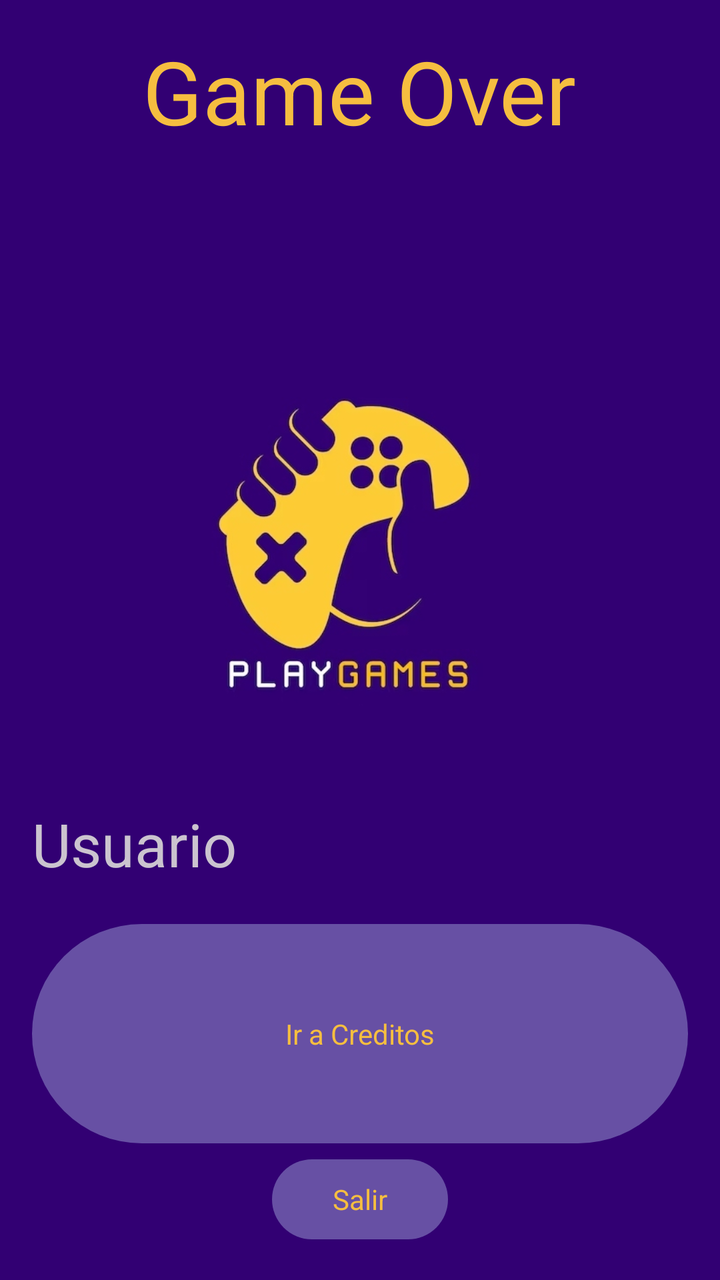
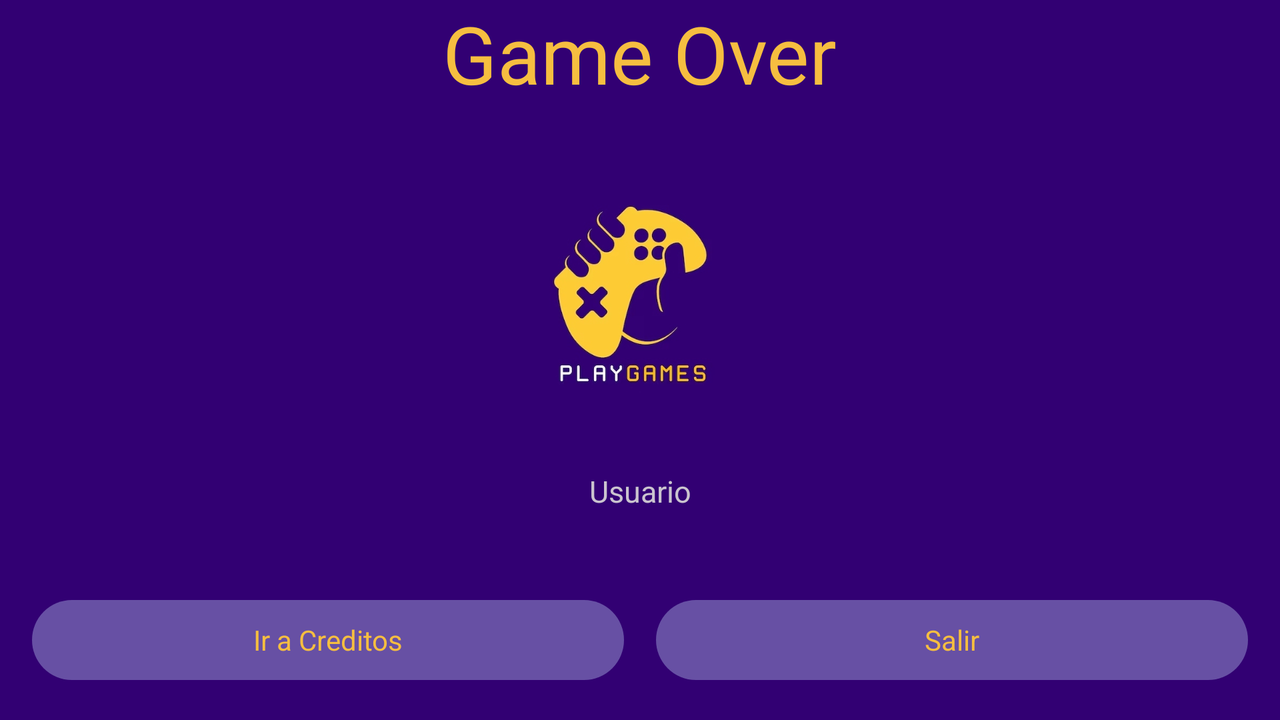

First picture: res/layout/ on a phone held upright. Second picture: the repository's own variant of that layout, on a device whose configuration matches the variant's folder. Source for both follows.
<!-- AndroidManifest.xml: application theme Theme.GameOver -->
<!-- res/layout/fragment_main.xml -->
<?xml version="1.0" encoding="utf-8"?>
<androidx.constraintlayout.widget.ConstraintLayout
    xmlns:android="http://schemas.android.com/apk/res/android"
    xmlns:tools="http://schemas.android.com/tools"
    android:layout_width="match_parent"
    android:layout_height="match_parent"
    tools:context=".MainFragment">

    <LinearLayout
        android:layout_width="match_parent"
        android:layout_height="match_parent"
        android:orientation="vertical"
        android:gravity="center"
        android:padding="16dp"
        android:background="@color/seed">

        <TextView
            android:layout_width="wrap_content"
            android:layout_height="0dp"
            android:layout_weight="0.2"
            android:text="@string/app_name"
            android:textSize="44sp"
            android:layout_gravity="center_horizontal"
            android:layout_marginBottom="16dp"
            android:textColor="@color/md_theme_dark_secondary"
            style="@style/AppTheme"/>

        <ImageView
            android:layout_width="match_parent"
            android:layout_height="0dp"
            android:layout_weight="0.4"
            android:src="@drawable/logo"
            android:scaleType="fitCenter"
            android:layout_gravity="center"
            android:layout_marginBottom="16dp"
            android:id="@+id/ivComenzar"
            style="@style/AppTheme"/>

        <TextView
            android:id="@+id/tvUser"
            android:layout_width="match_parent"
            android:layout_height="wrap_content"
            android:layout_marginBottom="16dp"
            android:textSize="30dp"
            android:text="@string/User"
            android:textColor="@color/md_theme_dark_onSurfaceVariant"
            android:textColorHint="@color/md_theme_light_surfaceVariant" />

        <Button
            android:id="@+id/btnCredits"
            android:layout_width="match_parent"
            android:layout_height="0dp"
            android:layout_weight="0.2"
            android:text="@string/Credit"
            android:onClick="goToCreditActivity"
            android:layout_gravity="bottom"
            android:textColor="@color/md_theme_dark_tertiary"
            style="@style/AppTheme"/>

        <Button
            android:id="@+id/btnExit"
            android:layout_width="wrap_content"
            android:layout_height="wrap_content"
            android:text="Salir"
            android:onClick="goToLoginFragment"
            android:textColor="@color/md_theme_dark_tertiary"
            style="@style/AppTheme"/>


    </LinearLayout>

</androidx.constraintlayout.widget.ConstraintLayout>
<!-- resources referenced by this layout -->
<resources>
  <color name="md_theme_dark_onSurfaceVariant">#CBC4CF</color>
  <color name="md_theme_dark_secondary">#F6BE40</color>
  <color name="md_theme_dark_tertiary">#F6BE40</color>
  <color name="md_theme_light_surfaceVariant">#E7E0EB</color>
  <color name="seed">#320073</color>
  <string name="Credit">Ir a Creditos</string>
  <string name="User">Usuario</string>
  <string name="app_name">Game Over</string>
  <style name="Theme.GameOver" parent="Base.Theme.GameOver" />
  <color name="md_theme_light_primary">#6D4AAF</color>
  <color name="md_theme_light_onPrimary">#FFFFFF</color>
  <color name="md_theme_light_primaryContainer">#EBDDFF</color>
  <color name="md_theme_light_onPrimaryContainer">#250059</color>
  <color name="md_theme_light_secondary">#7A5900</color>
  <color name="md_theme_light_onSecondary">#FFFFFF</color>
  <color name="md_theme_light_secondaryContainer">#FFDEA2</color>
  <color name="md_theme_light_onSecondaryContainer">#261900</color>
  <color name="md_theme_light_tertiary">#7A5900</color>
  <color name="md_theme_light_onTertiary">#FFFFFF</color>
  <color name="md_theme_light_tertiaryContainer">#FFDEA2</color>
  <color name="md_theme_light_onTertiaryContainer">#261900</color>
  <color name="md_theme_light_error">#BA1A1A</color>
  <color name="md_theme_light_errorContainer">#FFDAD6</color>
  <color name="md_theme_light_onError">#FFFFFF</color>
  <color name="md_theme_light_onErrorContainer">#410002</color>
  <color name="md_theme_light_background">#FFFBFF</color>
  <color name="md_theme_light_onBackground">#251A00</color>
  <color name="md_theme_light_surface">#FFFBFF</color>
  <color name="md_theme_light_onSurface">#251A00</color>
  <color name="md_theme_light_onSurfaceVariant">#49454E</color>
  <color name="md_theme_light_outline">#7A757F</color>
  <color name="md_theme_light_inverseOnSurface">#FFEFD3</color>
  <color name="md_theme_light_inverseSurface">#3F2E00</color>
  <color name="md_theme_light_inversePrimary">#D3BBFF</color>
  <style name="Base.Theme.GameOver" parent="Theme.Material3.DayNight.NoActionBar">
          
          
      </style>
</resources>
<!-- res/layout-land/fragment_main.xml (the repository's variant of the layout above) -->
<!-- drawn on the phone turned sideways -->
<?xml version="1.0" encoding="utf-8"?>
<androidx.constraintlayout.widget.ConstraintLayout xmlns:android="http://schemas.android.com/apk/res/android"
    xmlns:tools="http://schemas.android.com/tools"
    android:layout_width="match_parent"
    android:layout_height="match_parent"
    xmlns:app="http://schemas.android.com/apk/res-auto"
    tools:context=".MainFragment"
    android:background="@color/seed">

    <TextView
        android:id="@+id/tvAppName"
        android:layout_width="wrap_content"
        android:layout_height="wrap_content"
        android:text="@string/app_name"
        android:textSize="40sp"
        android:textColor="@color/md_theme_dark_secondary"
        app:layout_constraintStart_toStartOf="parent"
        app:layout_constraintEnd_toEndOf="parent"
        app:layout_constraintTop_toTopOf="parent"
        style="@style/AppTheme"/>

    <ImageView
        android:id="@+id/ivComenzar"
        android:layout_width="150dp"
        android:layout_height="150dp"
        android:src="@drawable/logo"
        android:scaleType="fitCenter"
        app:layout_constraintTop_toBottomOf="@id/tvAppName"
        app:layout_constraintStart_toStartOf="parent"
        app:layout_constraintEnd_toEndOf="parent"
        android:layout_marginTop="16dp"/>

    <TextView
        android:id="@+id/tvUser"
        android:layout_width="wrap_content"
        android:layout_height="wrap_content"
        android:textSize="15dp"
        android:text="@string/User"
        android:textColor="@color/md_theme_dark_onSurfaceVariant"
        android:textColorHint="@color/md_theme_light_surfaceVariant"
        app:layout_constraintTop_toBottomOf="@id/ivComenzar"
        app:layout_constraintStart_toStartOf="parent"
        app:layout_constraintEnd_toEndOf="parent"
        android:layout_marginTop="16dp"/>

    <Button
        android:id="@+id/btnCredits"
        android:layout_width="0dp"
        android:layout_height="wrap_content"
        android:text="@string/Credit"
        android:onClick="goToCreditActivity"
        android:textColor="@color/md_theme_dark_tertiary"
        app:layout_constraintStart_toStartOf="parent"
        app:layout_constraintEnd_toStartOf="@id/btnExit"
        app:layout_constraintBottom_toBottomOf="parent"
        android:layout_marginStart="16dp"
        android:layout_marginEnd="8dp"
        android:layout_marginBottom="16dp"
        style="@style/AppTheme"/>

    <Button
        android:id="@+id/btnExit"
        android:layout_width="0dp"
        android:layout_height="wrap_content"
        android:text="Salir"
        android:onClick="goToLoginFragment"
        android:textColor="@color/md_theme_dark_tertiary"
        app:layout_constraintStart_toEndOf="@id/btnCredits"
        app:layout_constraintEnd_toEndOf="parent"
        app:layout_constraintBottom_toBottomOf="parent"
        android:layout_marginStart="8dp"
        android:layout_marginEnd="16dp"
        android:layout_marginBottom="16dp"
        style="@style/AppTheme"/>

</androidx.constraintlayout.widget.ConstraintLayout>
